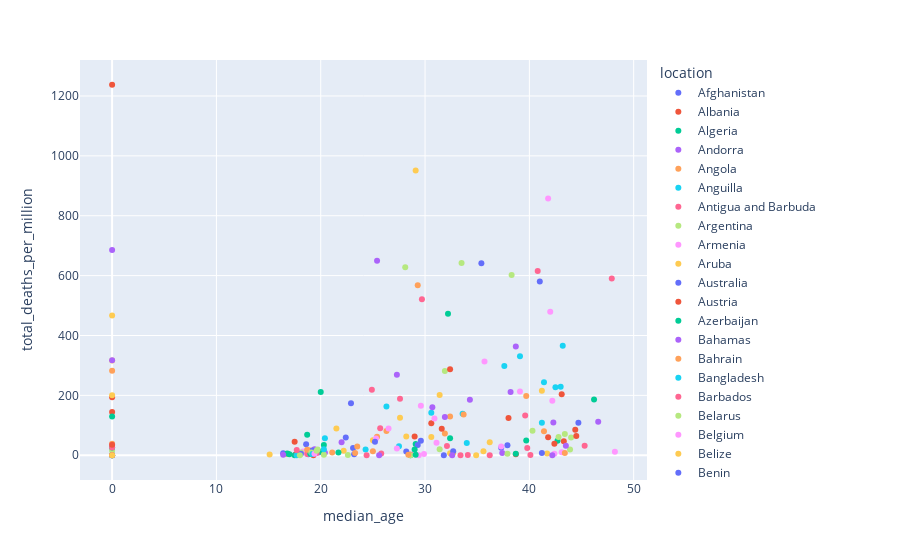

This figure's notebook cell:
### Code cell
# Receives date and column of interest for every country as a dataframe
def scatter_plot(date, col1, col2):
    tot = pd.DataFrame(columns = ['date', 'location', col1, col2])
    for c in country:
        temp = data[(data['location']==c) & (data['date']==date)][['date', 'location', col1, col2]]
        tot = tot.append(temp, ignore_index = True).fillna(0)
    tot.set_index('date', inplace=True)
    
    fig = px.scatter(tot, x=col2, y=col1, color="location", trendline="ols", hover_data=['location'])
    fig.show()
    
    return tot

scatter_plot('20-09-2020', 'total_deaths_per_million', 'median_age')
